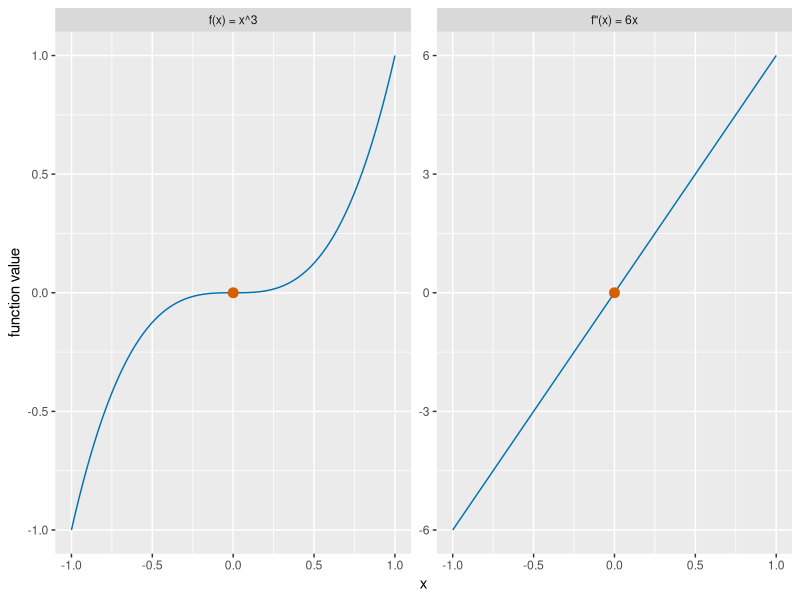

Here is the R script that generated this plot:
## ---- chunk 1
#| label: inflection-point-r
#| fig-alt: >-
#|   Two side-by-side plots on x from -1 to 1, each with a vermilion circle
#|   at the origin. The first, f of x equals x cubed, is a blue curve that
#|   bends downward for negative x and upward for positive x. The second,
#|   the second derivative 6 x, is a blue straight line that crosses zero
#|   at the origin, negative to its left and positive to its right.
#| fig-height: 3
#| fig-width: 6
ip_x_ip <- seq(-1, 1, length.out = 201)
ip_labels_ip <- c("f(x) = x^3", "f''(x) = 6x")
ip_values_ip <- c(ip_x_ip^3, 6 * ip_x_ip)
ip_n_ip <- length(ip_x_ip)
ip_fn_ip <- rep(ip_labels_ip, each = ip_n_ip)
ip_fn_ip <- factor(ip_fn_ip, levels = ip_labels_ip)
ip_x_rep_ip <- rep(ip_x_ip, 2)
ip_curves_ip <- tibble::tibble(
  x = ip_x_rep_ip, value = ip_values_ip, fn = ip_fn_ip
)
ip_origin_fn_ip <- factor(ip_labels_ip, levels = ip_labels_ip)
ip_origin_ip <- tibble::tibble(x = 0, value = 0, fn = ip_origin_fn_ip)
ip_aes_ip <- ggplot2::aes(x, value)
ip_facet_ip <- ggplot2::vars(fn)
ip_curves_ip |>
  ggplot2::ggplot() +
  ip_aes_ip +
  ggplot2::geom_line(colour = "#0072B2") +
  ggplot2::geom_point(data = ip_origin_ip, colour = "#D55E00", size = 3) +
  ggplot2::facet_wrap(ip_facet_ip, scales = "free_y") +
  ggplot2::labs(x = "x", y = "function value")
